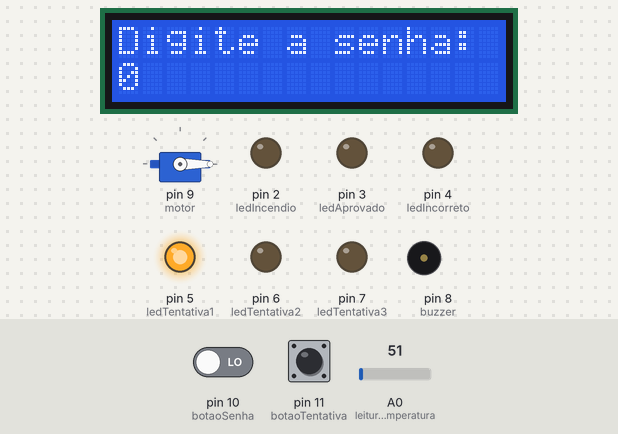
This sketch was run on a simulated Arduino Uno, built with avr-gcc and run on an emulated ATmega328P. On the bench: servo, 16×2 character LCD, output pins drawn as LEDs (lit = HIGH), buzzer (waves = sounding). Inputs (shaded band) come from the test bench; at power-on: pin 11 (botaoTentativa) LOW, pin 10 (botaoSenha) LOW, A0 (leituraTemperatura) = 51. What the sketch prints to the serial monitor is not drawn.

Above: at 10.5 s.
10.6 s: pin 11 (botaoTentativa) pulled HIGH for 3.2 s
At 12.6 s:
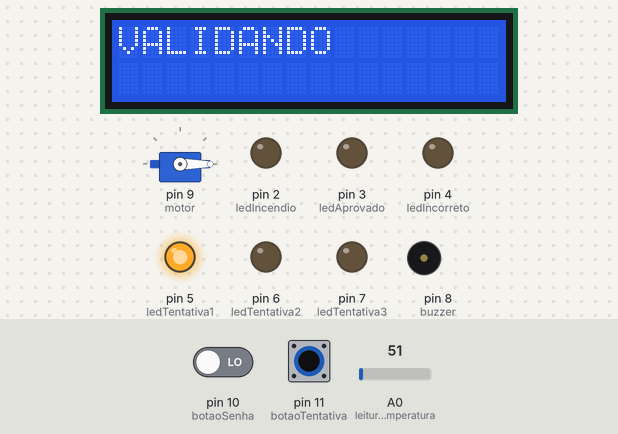
16.8 s: pin 11 (botaoTentativa) pulled HIGH for 3.2 s
At 22.5 s:
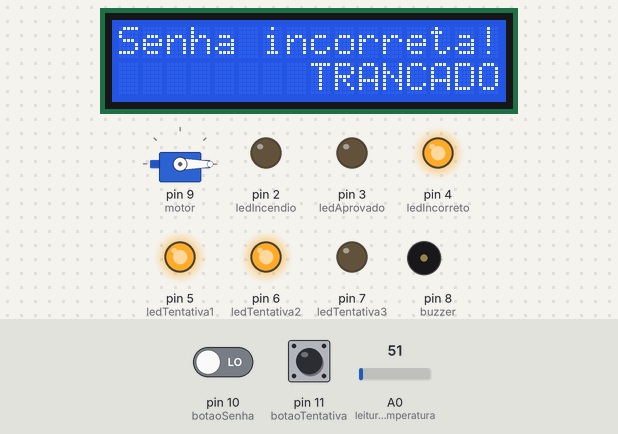
24.5 s: pin 11 (botaoTentativa) pulled HIGH for 3.2 s
At 27.7 s:
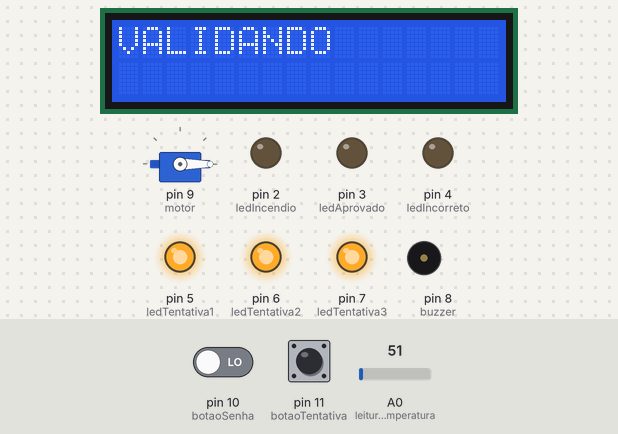
29.2 s: pin 10 (botaoSenha) driven HIGH and pin 11 (botaoTentativa) driven HIGH
32.2 s: pin 11 (botaoTentativa) driven LOW
At 34.4 s:
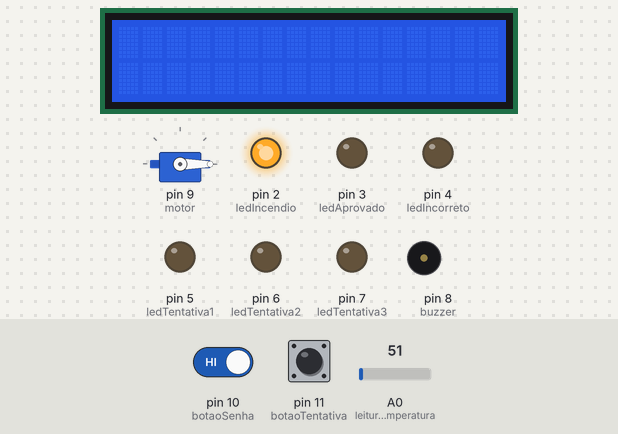
34.9 s: pin 11 (botaoTentativa) driven HIGH
At 42.1 s:
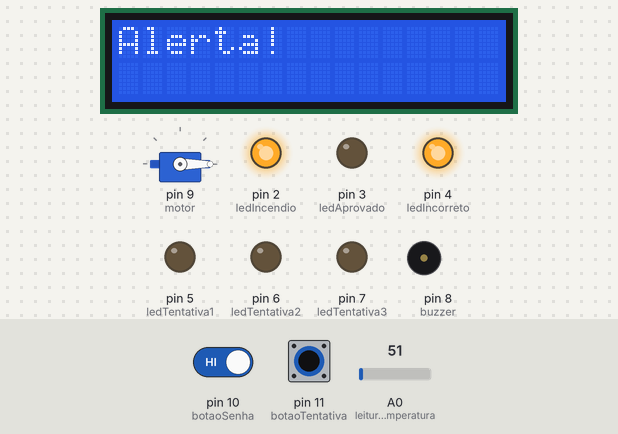
Timing chart, 0 to 42.4 s (numbered marks = the images above; inputs shaded):
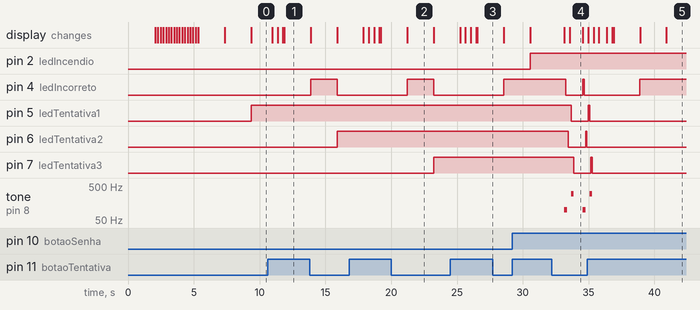

The sketch:

cofre.ino
```cpp
// Locker Inteligente com Feedback Multissensorial
// CCM520 – Internet das Coisas | Centro Universitário FEI
// Pedro Henrique Lima de Oliveira, Matheus Sarmento Pinto, João Victor Maciente

#include <LiquidCrystal.h>
#include <Servo.h>

Servo motor;

// --- Pinos dos LEDs indicadores ---
#define ledIncendio 2
#define ledAprovado 3
#define ledIncorreto 4
#define ledTentativa1 5
#define ledTentativa2 6
#define ledTentativa3 7

// --- Pinos do buzzer e botões de entrada ---
#define buzzer 8
#define botaoSenha 10
#define botaoTentativa 11

// --- Sensor de temperatura e display LCD ---
const int leituraTemperatura = A0;
int temperatura;

const int rs = 12, en = 13, d4 = A2, d5 = A3, d6 = A4, d7 = A5;
LiquidCrystal lcd(rs, en, d4, d5, d6, d7);

// --- Variáveis de controle da senha e estado do sistema ---
int estadoBotaoSenha = 0;
int botaoSenhaVar = 0;
int botaoSenhaVar2 = 0;
int tentativa = 0;
char senha[5] = "1010";
char senhaDigitada[5] = "    ";
int indiceSenha = 0;
int nrTentativas = 1;

// =====================================================================
// SETUP: configura pinos, inicializa periféricos e exibe animação de boot
// =====================================================================
void setup()
{
  pinMode(ledIncendio, OUTPUT);
  pinMode(ledAprovado, OUTPUT);
  pinMode(ledIncorreto, OUTPUT);
  pinMode(ledTentativa1, OUTPUT);
  pinMode(ledTentativa2, OUTPUT);
  pinMode(ledTentativa3, OUTPUT);

  pinMode(botaoSenha, INPUT);
  pinMode(botaoTentativa, INPUT);
  pinMode(buzzer, OUTPUT);

  Serial.begin(9600);

  motor.attach(9);
  motor.write(0); // Servo em 0°: cofre trancado

  // Animação de inicialização no LCD com barra de progresso
  lcd.begin(16, 2);
  lcd.clear();
  lcd.setCursor(0, 0);
  lcd.print("Inicializando o");
  lcd.setCursor(0, 1);
  lcd.print("cofre...");
  delay (2000);
  lcd.clear();
  for (int i = 0; i <= 15; i++) {
    lcd.setCursor(0, 0);
    lcd.print("Carregando...");
    lcd.setCursor(i, 1);
    lcd.print("*");
    delay (200);
    lcd.clear();
  }
  lcd.setCursor(0, 0);
  lcd.print("Sucesso!");
  delay(2000);
  lcd.clear();

  lcd.setCursor(0, 0);
  lcd.print("Digite a senha:");
  delay(2000);
  senhaDigitada[indiceSenha] = estadoBotaoSenha == 1 ? '1' : '0';
  montarTelaSenha(senhaDigitada);
  acenderTentativas();
}

// =====================================================================
// LOOP: lê botões, verifica temperatura e gerencia a lógica de senha
// =====================================================================
void loop()
{
  botaoSenhaVar = digitalRead(botaoSenha);
  tentativa = digitalRead(botaoTentativa);
  checkIncendio();

  // --- Confirmação de dígito ou submissão da senha completa ---
  if (tentativa == 1) {
    if (indiceSenha == 3) {
      lcd.clear();
      lcd.setCursor(0, 0);
      lcd.print("VALIDANDO");
      delay(2000);

      // Senha correta: aciona LED verde, abre o servo e aguarda fechamento
      if (strcmp(senha, senhaDigitada) == 0) {
        digitalWrite(ledAprovado, HIGH);
        lcd.clear();
        lcd.setCursor(0, 0);
        lcd.print("Senha correta!");
        motor.write(90); // Servo em 90°: cofre aberto
        lcd.setCursor(8, 1);
        lcd.print("ABERTO!");
        delay(300);
        while (digitalRead(botaoTentativa) == 0) {
          digitalWrite(ledAprovado, LOW);
          delay(200);
          digitalWrite(ledAprovado, HIGH);
          delay(200);
          checkIncendio();
        }
        motor.write(0);
        digitalWrite(ledAprovado, LOW);

      // Senha incorreta: aciona LED vermelho e gerencia tentativas restantes
      } else {
        digitalWrite(ledIncorreto, HIGH);
        lcd.clear();
        lcd.setCursor(0, 0);
        lcd.print("Senha incorreta!");
        lcd.setCursor(8, 1);
        lcd.print("TRANCADO!");
        delay(2000);
        if (nrTentativas < 3) {
          lcd.clear();
          lcd.setCursor(0, 0);
          lcd.print("Tentativas restantes:");
          lcd.setCursor(0, 1);
          lcd.print(3 - nrTentativas);
          nrTentativas++;
          acenderTentativas();
          digitalWrite(ledIncorreto, LOW);
          delay(2000);
        } else {
          // Esgotou as tentativas: entra em loop de alerta até reset
          digitalWrite(ledIncendio, HIGH);
          lcd.clear();
          lcd.setCursor(0, 0);
          lcd.print("Alerta!");
          delay(2000);
          while (digitalRead(botaoTentativa) == 0) {
            delay(600);
            checkIncendio();
            alertaErro();
          }
        }
      }

      // Reinicia os dados da senha para nova tentativa
      lcd.clear();
      indiceSenha = 0;
      senhaDigitada[0] = estadoBotaoSenha == 1 ? '1' : '0';
      montarTelaSenha(senhaDigitada);
    } else {
      delay(300);
      indiceSenha++;
      senhaDigitada[indiceSenha] = estadoBotaoSenha == 1 ? '1' : '0';
      montarTelaSenha(senhaDigitada);
    }
  }

  // --- Alternância do dígito atual ao pressionar o botão de senha ---
  if (botaoSenhaVar == 1 && botaoSenhaVar2 == 0) {
    estadoBotaoSenha = 1 - estadoBotaoSenha;
    senhaDigitada[indiceSenha] = estadoBotaoSenha == 1 ? '1' : '0';
    montarTelaSenha(senhaDigitada);
    delay(200);
  }
  botaoSenhaVar2=botaoSenhaVar;

  temperatura = analogRead(leituraTemperatura);
  Serial.println(temperatura);
  delay(100);
}

// --- Atualiza o display com os dígitos digitados até o momento ---
void montarTelaSenha(char *senhaDigitada) {
  lcd.clear();
  lcd.setCursor(0, 0);
  lcd.print("Digite a senha:");
  lcd.setCursor(0, 1);
  for (int i = 0; i <= indiceSenha; i++) {
    lcd.print(senhaDigitada[i]);
    if (i < indiceSenha) {
      lcd.print("-");
    }
  }
}

// --- Lê o sensor e dispara alerta de incêndio se a temperatura for crítica ---
void checkIncendio() {
  temperatura = analogRead(leituraTemperatura);
  if (temperatura >= 237) {
    alertaIncendio();
  }
}

// --- Acende o LED correspondente ao número de tentativas já realizadas ---
void acenderTentativas(){
  if (nrTentativas == 1) {
    digitalWrite(ledTentativa1, HIGH);
  } else if (nrTentativas == 2) {
    digitalWrite(ledTentativa2, HIGH);
  } else if (nrTentativas == 3) {
    digitalWrite(ledTentativa3, HIGH);
  }
}

// --- Loop de alerta de incêndio: pisca LED, exibe mensagem e aciona buzzer ---
void alertaIncendio() {
  digitalWrite(ledTentativa1, LOW);
  digitalWrite(ledTentativa2, LOW);
  digitalWrite(ledTentativa3, LOW);
  digitalWrite(ledIncendio, LOW);
  digitalWrite(ledAprovado, LOW);
  digitalWrite(ledIncorreto, LOW);
  while (digitalRead(botaoTentativa) == 0) {
    lcd.clear();
    delay(50);
    digitalWrite(ledIncendio, HIGH);
    lcd.setCursor(0, 0);
    lcd.print("FOGO!! INCENDIO!!");
    tone(buzzer, 100, 200);
    delay(200);
    lcd.clear();
    delay(50);
    digitalWrite(ledIncendio, LOW);
    lcd.setCursor(0, 1);
    lcd.print("INCENDIO!! FOGO!!");
    tone(buzzer, 900, 200);
    delay(200);
  }
  lcd.clear();
}

// --- Animação de erro: percorre os LEDs e aciona buzzer ao esgotar tentativas ---
void alertaErro(){
  lcd.clear();
  lcd.setCursor(0, 0);
  lcd.print("ERROOO!");
  tone(buzzer, 100, 200);
  digitalWrite(ledIncorreto, HIGH);
  delay(100);
  digitalWrite(ledIncorreto, LOW);
  delay(100);
  digitalWrite(ledTentativa2, HIGH);
  delay(100);
  digitalWrite(ledTentativa2, LOW);
  delay(100);
  digitalWrite(ledTentativa1, HIGH);
  lcd.clear();
  delay(100);
  tone(buzzer, 300, 200);
  digitalWrite(ledTentativa1, LOW);
  delay(100);
  digitalWrite(ledTentativa3, HIGH);
  delay(100);
  digitalWrite(ledTentativa3, LOW);
  delay(100);
}
```

Measured:
- after the input at 10.6 s, pin 4 (ledIncorreto): LOW → HIGH after 3.3 s, → LOW 2.0 s later; pin 6 (ledTentativa2): LOW → HIGH after 5.3 s; the display: first changes after 0.36 s (image 1 shows a later state)
- after the input at 16.8 s, pin 4 (ledIncorreto): LOW → HIGH after 4.4 s, → LOW 2.0 s later; pin 7 (ledTentativa3): LOW → HIGH after 6.4 s; the display: first differs from a run without the input after 1.5 s (image 2 shows a later state)
- after the input at 24.5 s, pin 4 (ledIncorreto): LOW → HIGH after 4.1 s; the display: first differs from a run without the input after 1.1 s (image 3 shows a later state)
- after the input at 32.2 s, pin 4 (ledIncorreto): HIGH → LOW after 1.1 s, → HIGH 1.3 s later, → LOW 0.10 s later; pin 5 (ledTentativa1): HIGH → LOW after 1.5 s
- after the input at 34.9 s, pin 5 (ledTentativa1): goes on until 35.1 s, then stays LOW; pin 6 (ledTentativa2): stops changing and stays LOW
- what the display in image 2 shows lasts 2.0 s, from 21.2 s to 23.2 s
- what the display in image 4 shows lasts 1.0 s, from 33.6 s to 34.6 s
